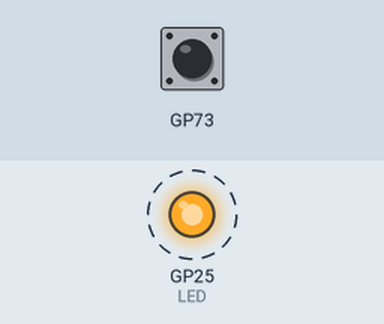
This program was run on a simulated Raspberry Pi Pico running MicroPython. On the bench: output pins drawn as LEDs (lit = HIGH). Dashed ring = blinking. What the program prints to the serial console is not drawn.

Above: at 0.12 s.
Timing chart, 0 to 3.0 s (numbered marks = the images above):
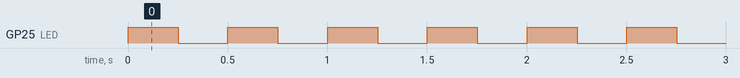

The program:

dualThread-bootSelEnable_UARTInput.py
```python
# RP-2040 Input/Output Multi-threaded operational proof
import machine, utime, _thread, sys, rp2

# Setup the LED and obtain initial BOOTSEL button state
LED = machine.Pin(25, machine.Pin.OUT)
BOOTSEL = rp2.bootsel_button()

# The serial input
def serialRX_thread():
    while True:
        rxValue = sys.stdin.buffer.readline()
        if rxValue and (rxValue.decode() != "\n"):
            print(rxValue)
        else:
            pass

# Function to start the thread
def startThread():
    # This creates a new thread using:
    # - function name [argument 1]
    # - parameters you want to pass to it [argument 2]
    _thread.start_new_thread(serialRX_thread, ())

# The main function
if __name__ == "__main__":
    while True:
        # Check BOOTSEL button state
        BOOTSEL = rp2.bootsel_button()

        if BOOTSEL:
            startThread()

        LED.toggle()
        print("LED")
        utime.sleep(0.25)
```

Measured:
- by itself, GP25 (LED): alternates HIGH for 0.25 s and LOW for 0.25 s
